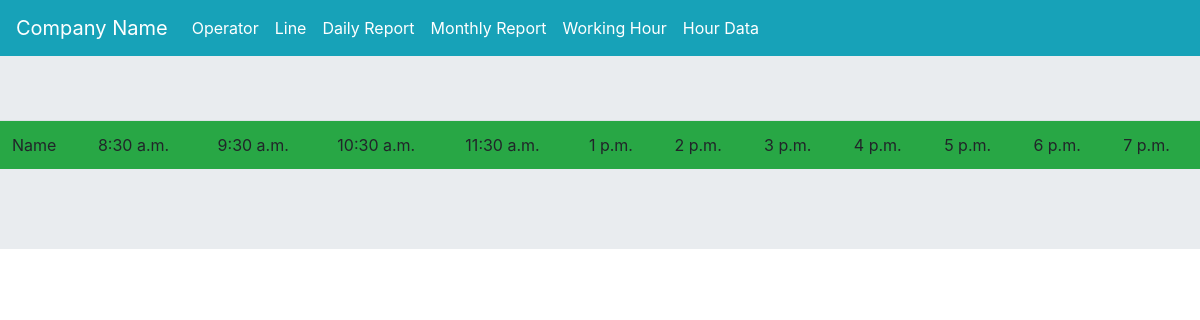
Screenshot of /hourlydata/ with the database file from the repository.
### myapp/models.py (models this page shows, shortened)
class workinghour(models.Model):
    name = models.TimeField()
    status = models.BooleanField(default=False)

### myapp/views.py (the view)
# urls.py: path('hourlydata/', views.hourlydata, name='hourlydata'),
def hourlydata(request):
    op = operatortargetrep.objects.all()
    htr = hourlytargetrep.objects.all()
    opo = opreport.objects.all()
    hr = workinghour.objects.filter(status=True)
    oplist = list(op)
    context = {'op':op, 'htr':htr, 'hr':hr, 'opo':opo}
    return render(request, 'hourlydata.html',context)

### templates/hourlydata.html (shortened to what this page needs)
{% load static %}
<!doctype html>
<html lang="en">
  <head>
    <link rel="stylesheet" href="https://cdn.jsdelivr.net/npm/bootstrap@4.6.2/dist/css/bootstrap.min.css">
<link rel="stylesheet" href="https://cdn.datatables.net/2.0.7/css/dataTables.dataTables.css" />
<link rel="stylesheet" href="https://cdn.datatables.net/buttons/3.0.2/css/buttons.dataTables.css" />
<link rel="stylesheet" type="text/css" href="https://cdn.datatables.net/datetime/1.5.2/css/dataTables.dateTime.min.css">
<link rel="stylesheet" type="text/css" href="https://cdnjs.cloudflare.com/ajax/libs/font-awesome/6.0.0-beta3/css/all.min.css">
  </head>
  <body>
  	<nav class="navbar navbar-expand-lg navbar-light bg-info">
  <a class="navbar-brand text-white" href="#">Company Name</a>
  <div class="collapse navbar-collapse" id="navbarNavDropdown">
    <ul class="navbar-nav">
      <li class="nav-item active">
        <a class="nav-link text-white" href="{% url 'myapp:operatorlist' %}">Operator <span class="sr-only">(current)</span></a>
      </li>
      <li class="nav-item">
        <a class="nav-link text-white" href="{% url 'myapp:linelist' %}">Line <span class="sr-only">(current)</span></a>
      </li>
      <li class="nav-item">
        <a class="nav-link text-white" href="{% url 'myapp:daily_rep_view' %}">Daily Report <span class="sr-only">(current)</span></a>
      </li>
      <li class="nav-item">
        <a class="nav-link text-white" href="{% url 'myapp:monthly_report' %}">Monthly Report <span class="sr-only">(current)</span></a>
      </li>
      <li class="nav-item">
        <a class="nav-link text-white" href="{% url 'myapp:workhour' %}">Working Hour</a>
      </li>
      <li class="nav-item">
        <a class="nav-link text-white" href="{% url 'myapp:hourlydata' %}">Hour Data</a>
      </li>
    </ul>
  </div>
</nav>
    <div class="jumbotron jumbotron-fluid">
<table class="table">
	<thead>
		<tr class="bg-success">
			<td>Name</td>
			{% for h in hr %}
			<td>{{h.name}}</td>
			{% endfor %}
		</tr>
	</thead>
</table>
</div>

### rows the page displays
workinghour: name "8:30 a.m."
workinghour: name "9:30 a.m."
workinghour: name "10:30 a.m."
workinghour: name "11:30 a.m."
workinghour: name "1 p.m."
workinghour: name "2 p.m."
workinghour: name "3 p.m."
workinghour: name "4 p.m."
workinghour: name "5 p.m."
workinghour: name "6 p.m."
workinghour: name "7 p.m."
